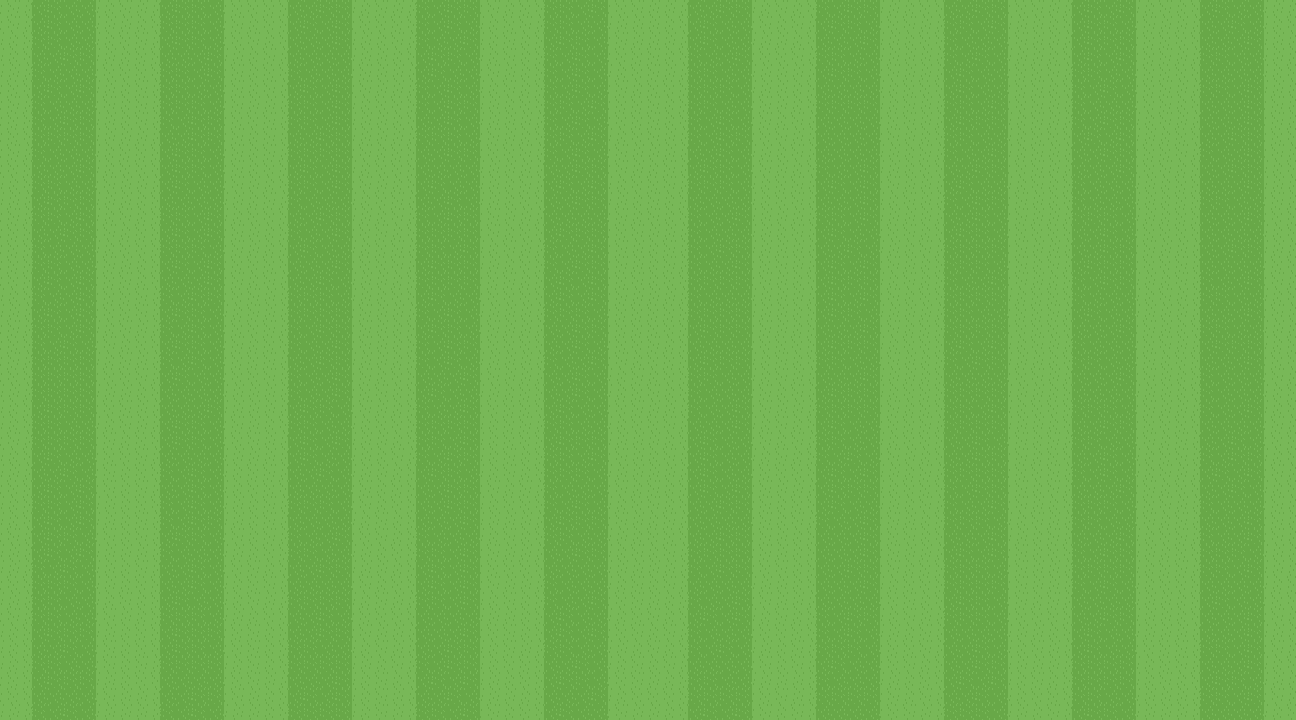

The image is a tile-based game level rendered from a .tmx file. Its description and source (layers, tilesets, objects; grid data summarised) follow:
An orthogonal 81x45 tile map with 16x16 px tiles, 2 tile layers (Lines, Grass).

<map version="1.10" tiledversion="1.10.1" orientation="orthogonal" renderorder="right-down" width="81" height="45" tilewidth="16" tileheight="16" infinite="0" nextlayerid="3" nextobjectid="1">
 <tileset firstgid="1" source="field_tileset.tsx" />
 <layer id="2" name="Lines" width="81" height="45">
  <data>[3645 cells, 483 non-empty, 30 distinct tile ids]</data>
 </layer>
 <layer id="1" name="Grass" width="81" height="45">
  <data>[3645 cells, 3645 non-empty, 4 distinct tile ids]</data>
 </layer>
</map>